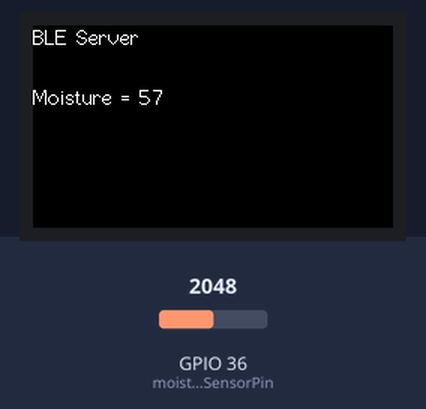
Simulated run of this sketch. Board: ESP32. Parts: 240×135 colour display. The inputs (shaded band) are chosen by the test bench; at power-on: GPIO 36 (moistureSensorPin) = 2048. Nothing arrives over Bluetooth unless stated; a phone connects over Bluetooth LE 3 s after start; what the sketch prints to the serial monitor is not drawn.

Above: at 3.7 s.
3.8 s: GPIO 36 (moistureSensorPin) set to 2097
5.6 s: GPIO 36 (moistureSensorPin) set to 2866
At 7.4 s:
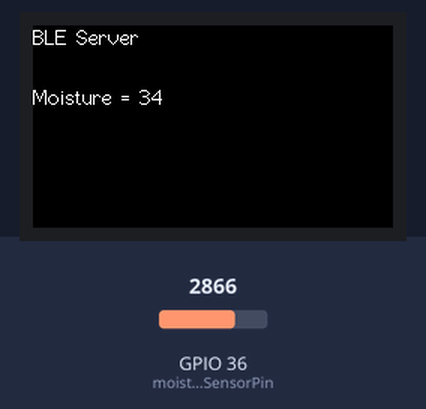
7.7 s: GPIO 36 (moistureSensorPin) set to 3603
At 9.2 s:
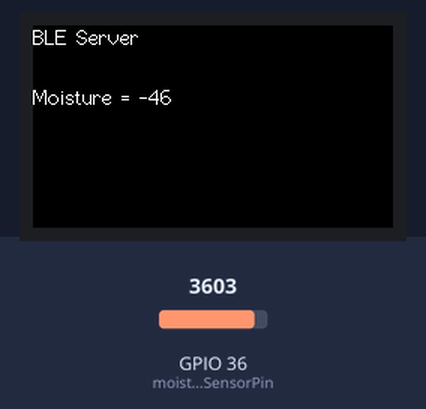
Timing chart, 0 to 10.7 s (numbered marks = the images above; inputs shaded):
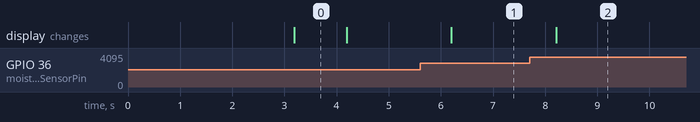

The sketch:

Moisture_Sensor_BLE_Server.ino
```cpp
#include <BLEDevice.h>
#include <BLEServer.h>
//#include <BLEUtils.h>
//#include <BLE2902.h>
#include <M5StickCPlus.h>

//change to unique BLE server name
#define BLE_SERVER_MOISTURE "CSC2106-BLE-MOISTURE"

const int moistureSensorPin = 36; // GPIO 36 for the moisture sensor

// Timer variables
unsigned long lastTime = 0;
unsigned long timerDelay = 1000;   // update refresh every 15sec

bool deviceConnected = false;

// See the following for generating UUIDs:
// https://www.uuidgenerator.net/
#define SERVICE_UUID "01234567-0123-4567-89ab-0123456789ab"

// Battery MOISTURE Characteristic and Descriptor
BLECharacteristic axpMoistureCharacteristics("01234567-0123-4567-89ab-0123456789aa", BLECharacteristic::PROPERTY_NOTIFY);
BLEDescriptor axpMoistureDescriptor(BLEUUID((uint16_t)0x2903));

//Setup callbacks onConnect and onDisconnect
class MyServerCallbacks: public BLEServerCallbacks {
  void onConnect(BLEServer* pServer) {
    deviceConnected = true;
    Serial.println("MyServerCallbacks::Connected...");
  };
  void onDisconnect(BLEServer* pServer) {
    deviceConnected = false;
    Serial.println("MyServerCallbacks::Disconnected...");
  }
};

void setup() {
  // Start serial communication
  Serial.begin(115200);

  // Set the MOISTURE sensor pin as input
  pinMode(moistureSensorPin, INPUT);


  // put your setup code here, to run once:
  M5.begin();
  M5.Lcd.setRotation(3);
  M5.Lcd.fillScreen(BLACK);
  M5.Lcd.setCursor(0, 0, 2);
  M5.Lcd.printf("BLE Server", 0);

  // Create the BLE Device
  BLEDevice::init(BLE_SERVER_MOISTURE);

  // Create the BLE Server
  BLEServer *pServer = BLEDevice::createServer();
  pServer->setCallbacks(new MyServerCallbacks());

  // Create the BLE Service
  BLEService *bleService = pServer->createService(SERVICE_UUID);

  // Create BLE Characteristics and Create a BLE Descriptor
  bleService->addCharacteristic(&axpMoistureCharacteristics);
  axpMoistureDescriptor.setValue("MOISTURE Sensor");
  axpMoistureCharacteristics.addDescriptor(&axpMoistureDescriptor);

  // Start the service
  bleService->start();

  // Start advertising
  BLEAdvertising *pAdvertising = BLEDevice::getAdvertising();
  pAdvertising->addServiceUUID(SERVICE_UUID);
  pServer->getAdvertising()->start();
  Serial.println("Waiting a client connection to notify...");
}

void loop() {
  if (deviceConnected) {
    if ((millis() - lastTime) > timerDelay) {
      // Buffer to hold the generated string
      char buf[32]; // Ensure this buffer is large enough to hold the resulting string

      int moistureLevel = analogRead(moistureSensorPin);

      // Map the analog reading (which goes from 0 - 4095) to a range (0-100%)
      int moisturePercent = map(moistureLevel, 1392, 2902, 100, 0); // Adjust these values based on your calibration
      itoa(moisturePercent, buf, 10);

      // Set MOISTURE Characteristic value and notify connected client
      axpMoistureCharacteristics.setValue((uint8_t*)buf, strlen(buf)); // Convert string to byte array and set the length
      axpMoistureCharacteristics.notify();
      Serial.print(" - Moisture = ");
      Serial.println(buf); // Use println to move to a new line after printing

      // Update the display
      M5.Lcd.setCursor(0, 40, 2);
      M5.Lcd.print("Moisture = ");
      M5.Lcd.println(buf); // Use println to move to a new line after printing

      lastTime = millis();
    }
  }
}
```

Measured:
- after the input at 5.6 s, the display: changes after 0.60 s (image 1)
- after the input at 7.7 s, the display: changes after 0.51 s (image 2)
